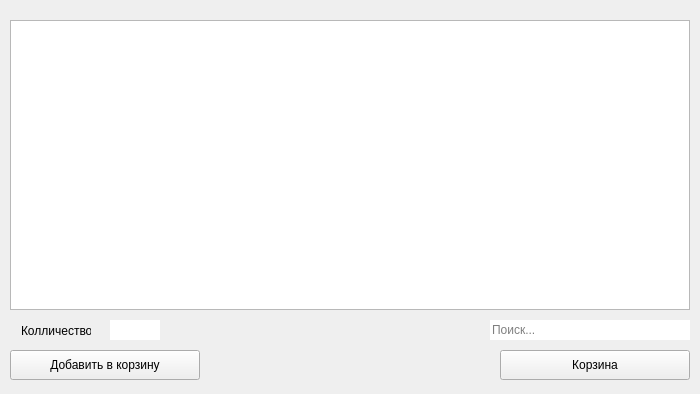
<?xml version="1.0" encoding="UTF-8"?>
<ui version="4.0">
 <class>make_order</class>
 <widget class="QWidget" name="make_order">
  <property name="geometry">
   <rect>
    <x>0</x>
    <y>0</y>
    <width>700</width>
    <height>394</height>
   </rect>
  </property>
  <property name="windowTitle">
   <string>Оформление заказа</string>
  </property>
  <widget class="QPushButton" name="btn_cart">
   <property name="geometry">
    <rect>
     <x>500</x>
     <y>350</y>
     <width>190</width>
     <height>30</height>
    </rect>
   </property>
   <property name="cursor">
    <cursorShape>PointingHandCursor</cursorShape>
   </property>
   <property name="text">
    <string>Корзина</string>
   </property>
  </widget>
  <widget class="QPushButton" name="btn_add_to_cart">
   <property name="geometry">
    <rect>
     <x>10</x>
     <y>350</y>
     <width>190</width>
     <height>30</height>
    </rect>
   </property>
   <property name="cursor">
    <cursorShape>PointingHandCursor</cursorShape>
   </property>
   <property name="text">
    <string>Добавить в корзину</string>
   </property>
  </widget>
  <widget class="QLineEdit" name="lineEdit_search_order">
   <property name="geometry">
    <rect>
     <x>490</x>
     <y>320</y>
     <width>200</width>
     <height>20</height>
    </rect>
   </property>
   <property name="frame">
    <bool>false</bool>
   </property>
   <property name="placeholderText">
    <string>Поиск...</string>
   </property>
  </widget>
  <widget class="QLineEdit" name="lineEdit_quantity">
   <property name="geometry">
    <rect>
     <x>110</x>
     <y>320</y>
     <width>50</width>
     <height>20</height>
    </rect>
   </property>
   <property name="frame">
    <bool>false</bool>
   </property>
   <property name="placeholderText">
    <string/>
   </property>
  </widget>
  <widget class="QLabel" name="label_quantity">
   <property name="geometry">
    <rect>
     <x>21</x>
     <y>321</y>
     <width>70</width>
     <height>20</height>
    </rect>
   </property>
   <property name="text">
    <string>Колличество:</string>
   </property>
  </widget>
  <widget class="QTableView" name="table_make_order">
   <property name="geometry">
    <rect>
     <x>10</x>
     <y>20</y>
     <width>680</width>
     <height>290</height>
    </rect>
   </property>
  </widget>
 </widget>
 <resources/>
 <connections/>
</ui>
